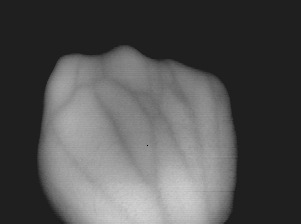
#> input picture images/h.jpeg, 301 x 224 px, found by its file name
$ python threshold.py
#> lines starting #> are read from the running program, lines starting #| are printed output that depends on the picture; after the words box and inside, x2 and y2 are one past the last pixel; in counts of white or black regions, pixels touching at a corner belong together
import numpy as np
import matplotlib.pyplot as plt
import matplotlib.image as mpimg

"""convert image from color to grayscale"""

img = mpimg.imread('images/h.jpeg')
#> img is the input picture: shape (224, 301, 3); min 0, max 213, mean 81.9

rgb_weights = [0.2989, 0.5870, 0.1140]

img = np.dot(img[...,:3], rgb_weights)
#> img: shape (224, 301) float64


def global_threshold (main_image: np.ndarray, threshold = None):
    """
    Global threshold
    main_image: Image to add noise to

    return: Image after threshold
    """
#> called with threshold = 50
    # make a copy of image to add noise on it
    image = np.copy(main_image)

    max = 255
    min = 0
    if threshold is None:
        threshold = 100
    nRows, nCols = main_image.shape
#> nRows = 224; nCols = 301

    for row in range(nRows):
        for col in range(nCols):
            if image[row][col] > threshold :
                image [row][col] = max
            elif image[row][col] < threshold :
                image [row][col] = min
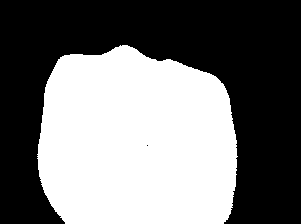
#> image: shape (224, 301) float64; 45.7% white; 1 white region, box (x1, y1, x2, y2) and area: (37, 45, 238, 224) 30782

    return image

def local_threshold(input_img, threshold = None):
    """
    Local threshold
    using Bradley-Roth Adaptive Thresholding Algorithm
    main_image: Image to add noise to
    thresh: specific threshold

    return: Image after threshold
    """
#> called with threshold = 3

    nRows, nCols = input_img.shape
#> nRows = 224; nCols = 301
    # Default window size is round(nCols/8)
    # S = nCols/8
    S = nCols/24
#> S = 12.54
    s2 = S/2
#> s2 = 6.27
    # Compute integral image
    integral_img = np.zeros_like(input_img, dtype=np.uint32)
    for col in range(nCols):
        for row in range(nRows):
            integral_img[row,col] = input_img[0:row,0:col].sum()
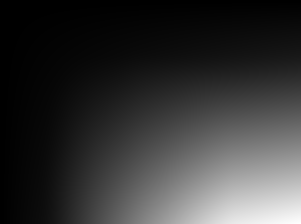
#> integral_img: shape (224, 301) uint32; min 0, max 5481636, mean 1151569.7; drawn with min black and max white
    # Default threshold is 15% of the total
    # area in the window
    if threshold is None:
        threshold = 15.0

    #output img
    out_img = np.zeros_like(input_img)

    for col in range(nCols):
        for row in range(nRows):
            #SxS region
            # Access the four corners of each neighbourhood
            # And ensure no coordinates are out of bounds
            y0 = int(max(row-s2, 0))
            y1 = int(min(row+s2, nRows-1))
            x0 = int(max(col-s2, 0))
            x1 = int(min(col+s2, nCols-1))
            # Count how many pixels are in each neighbourhood
            count = (y1-y0)*(x1-x0)
            # Compute areas of each window
            sum_ = int(integral_img[y1, x1])-int(integral_img[y0, x1])-int(integral_img[y1, x0])+int(integral_img[y0, x0])

            if input_img[row, col]*count < sum_*(100.-threshold)/100.:
                out_img[row,col] = 0
            else:
                out_img[row,col] = 255
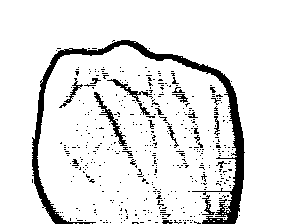
#> out_img: shape (224, 301) float64; 90.6% white; 451 black regions (429 under 20 px), largest, box (x1, y1, x2, y2) and area: (32, 40, 245, 224) 3858, (94, 92, 127, 146) 299, (107, 79, 152, 102) 179

    return out_img

plt.imshow( img, cmap=plt.get_cmap("gray"))
plt.axis('off')
plt.suptitle("Original image")
plt.show()

plt.imshow( global_threshold(img,50), cmap=plt.get_cmap("gray"))
plt.axis('off')
plt.suptitle("Global threshold")
plt.show()

plt.imshow( local_threshold(img,3), cmap=plt.get_cmap("gray"))
plt.axis('off')
plt.suptitle("Local threshold")
plt.show()
